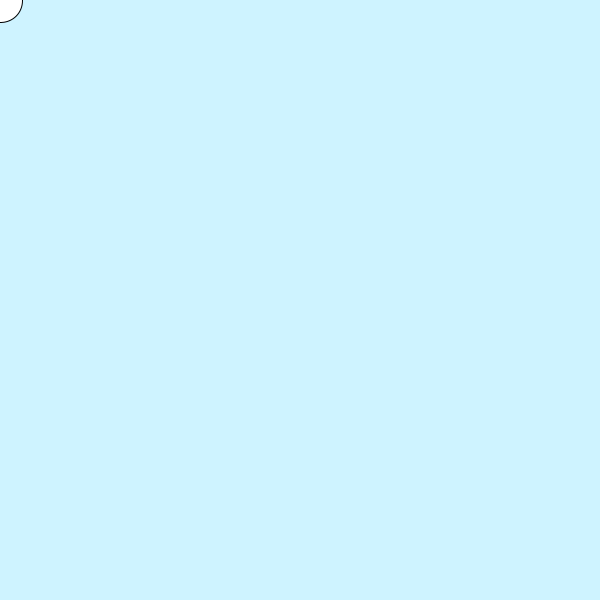
Frame 1 (no input)
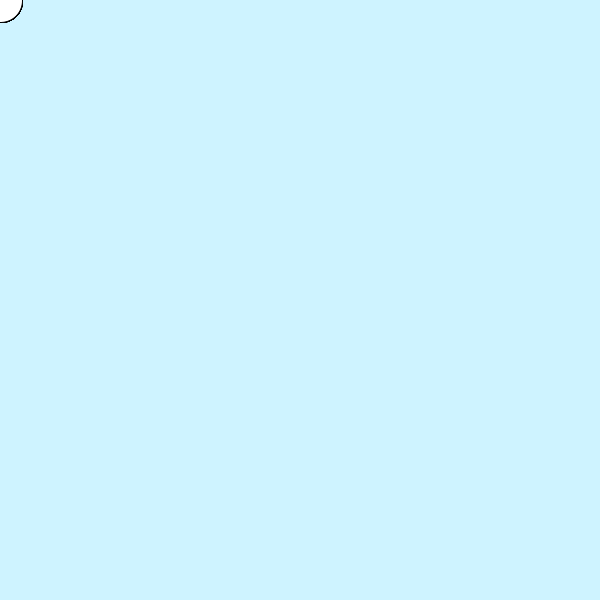
Frame 60 (the mouse pressed at the canvas centre just before this capture)
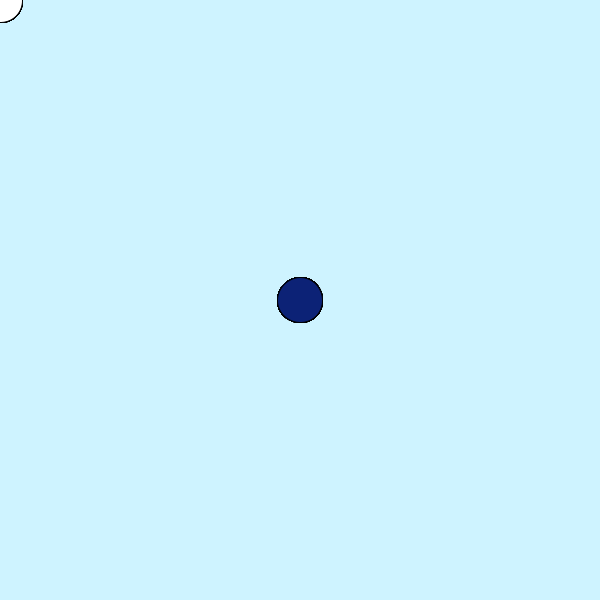
Frame 120 (the mouse held since frame 60 and released just before this capture)

The Processing sketch that drew these frames (run headless with seeded random() and noise(); from frame 60 on, the mouse is pressed at the canvas centre):

// Processing sketch: processing_11434
// ── processing_11434.pde


void setup() {
background (206, 243, 255);
  size(600, 600);
smooth();
}

void draw() {
if (mousePressed) {
fill(254, 255, 207);

fill(12, 34, 118);
} else {
fill(255);
}
ellipse (mouseY, mouseX, key, key);
ellipse (mouseX, mouseY, 45, 45);
 
}
